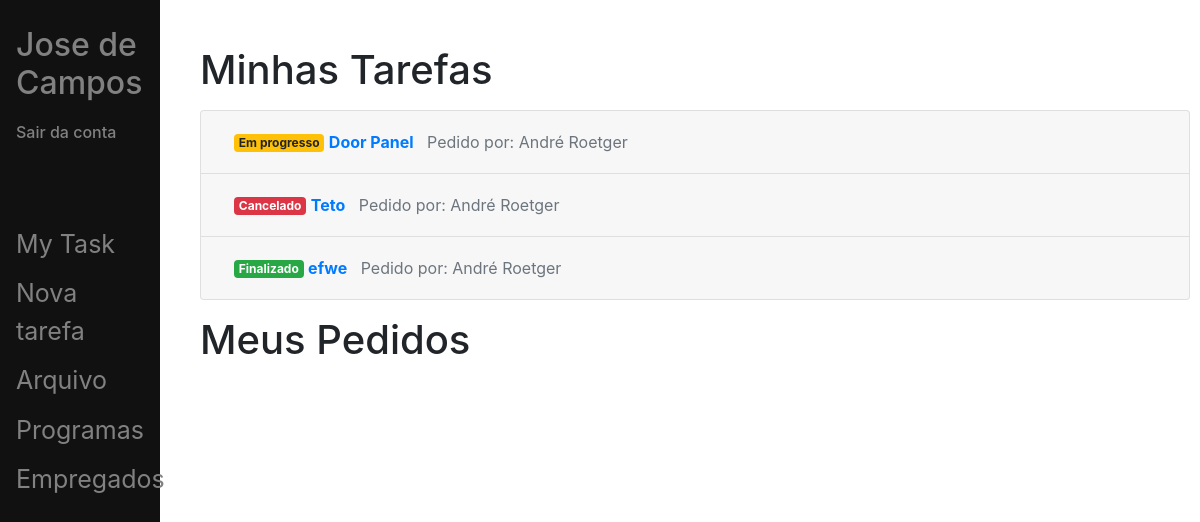
The page / (signed in) on the database its author committed.
### concept/models.py (models this page shows, shortened)
class Employees(models.Model):
	HIERARCHY_CHOICE = (
		('cl','Concept_Leader'),
		('pl','Program_leader'),
		('fl','FB_leader'),
		('dl','Direct_leader'),
		('ds','Desingner'),
		)
	name = models.CharField(max_length=40)
	hierarchy = models.CharField(max_length=2, choices=HIERARCHY_CHOICE)
	code_number = models.CharField(max_length=10)
	user_web = models.ForeignKey(User, null=True, on_delete=models.CASCADE)
	def __str__(self):
		return self.name

class Task(models.Model):
	SITUATION_CHOICE = (
	('pg','Em progresso'),
	('fl','Finalizado'),
	('al','Em análise'),
	('cl','Cancelado'),
	)
	name = models.CharField(max_length=100)
	program = models.ForeignKey(Programs, on_delete=models.CASCADE)
	requested_employ_id = models.ForeignKey(Employees,related_name='requested_employ_id',null=True , on_delete=models.CASCADE)
	info = models.TextField(max_length=1000)
	is_filed = models.BooleanField(null=True)
	situation = models.CharField(max_length=2, choices = SITUATION_CHOICE,null=True)

### concept/views.py (the view)
# urls.py: path('',views.index, name='index'),
def index(request):
	if request.user.is_anonymous :
		return redirect('/login/')
	elif request.user.is_superuser:
		return redirect('/admin/')
	else:
		current_user = request.user
		employ = Employees.objects.get(user_web_id=current_user.id)
		dest_list = DestinationTask.objects.filter(destination_employ_id=employ)
		task =[]
		for item in dest_list:
			task.append(item.task_id)
		task_from_user = Task.objects.filter(requested_employ_id=employ)
		return render(request, 'concept/index.html',{'task':task,'user':current_user,'employ':employ,'task_from_user':task_from_user})

### concept/templates/concept/index.html (shortened to what this page needs)
{% extends 'concept/base.html' %}
{% block content %}
	<div class='main'>
		<form method="post">
		<div class="accordion" id="accordion">
			<p><h1>Minhas Tarefas</h1></p>
			{% for x in task %}
				<div class="card">
					<div class="card-header" id="heading{{x.id}}">
						<h2 class="mb-0">
					    	<button class="btn btn-link btn-block text-left" type="button" data-toggle="collapse" data-target="#collapse{{x.id}}" aria-expanded="false" aria-controls="collapse{{x.id}}">
					    		{% if x.situation == 'pg' %}
					        	<span class="badge badge-warning">Em progresso</span>
					        	{% endif %}
					    		{% if x.situation == 'cl' %}
					        	<span class="badge badge-danger">Cancelado</span>
					        	{% endif %}
					    		{% if x.situation == 'fl' %}
					        	<span class="badge badge-success">Finalizado</span>
					        	{% endif %}
					        	<strong>{{x.name}}</strong>&nbsp;&nbsp;&nbsp;<span class="text-secondary">Pedido por: {{x.requested_employ_id}}</span>
					    	</button>
					    </h2>
					</div>
				</div>
			{% endfor %}
		</div>
		<div class="accordion" id="accordion">
			<p><h1>Meus Pedidos</h1></p>
		</div>
	</form>
	</div>
{%  endblock %}

### concept/templates/concept/base.html (shortened to what this page needs)
<!DOCTYPE html>
	<head>
		<link rel="stylesheet" href="https://stackpath.bootstrapcdn.com/bootstrap/4.5.1/css/bootstrap.min.css">
	</head>
<body>
	<div class="sidenav">
		{% if request.user.is_anonymous %}
			<div class="sideuser">
				<a href="/login">Log In</a>
			</div>
			{% else %}
			<div class="side">
				<a href='' ><h2>{{employ.name}}</h2></a>
			</div>
			<div class="sideuser">
				<a href="/logout"><h6>Sair da conta</h6></a>
			</div>
			{% endif %}
		<div class="side">
			<a href="/">My Task</a>
			<a href="/newtask/">Nova tarefa</a>
			<a href="/filed/">Arquivo</a>
			<a href="/programs/">Programas</a>
			<a href="/employees">Empregados</a>
		</div>
	</div>
	{% block content %}{% endblock %}
</body>
</html>

### concept/templates/concept/base.html (style rules this page uses)
.sidenav { height:100%; width:160px; position: fixed; z-index:1; top:0; left:0; background-color:#111; overflow-x: :hidden; padding-top:20px; }
.side a { padding:6px 8px 6px 16px; text-decoration: none; font-size:25px; color: #818181; display:block; }
.sideuser a { padding:6px 8px 6px 16px; text-decoration: none; font-size:25px; color: #818181; display:block; z-index:2; padding-bottom:70px; }
.main { margin-left:190px; padding: 30px 10px; }

### rows shown on the page
Employees: name "Jose de Campos"
Task: situation "Em progresso", name "Door Panel", requested_employ_id "André Roetger"
Task: situation "Cancelado", name "Teto", requested_employ_id "André Roetger"
Task: situation "Finalizado", name "efwe", requested_employ_id "André Roetger"
